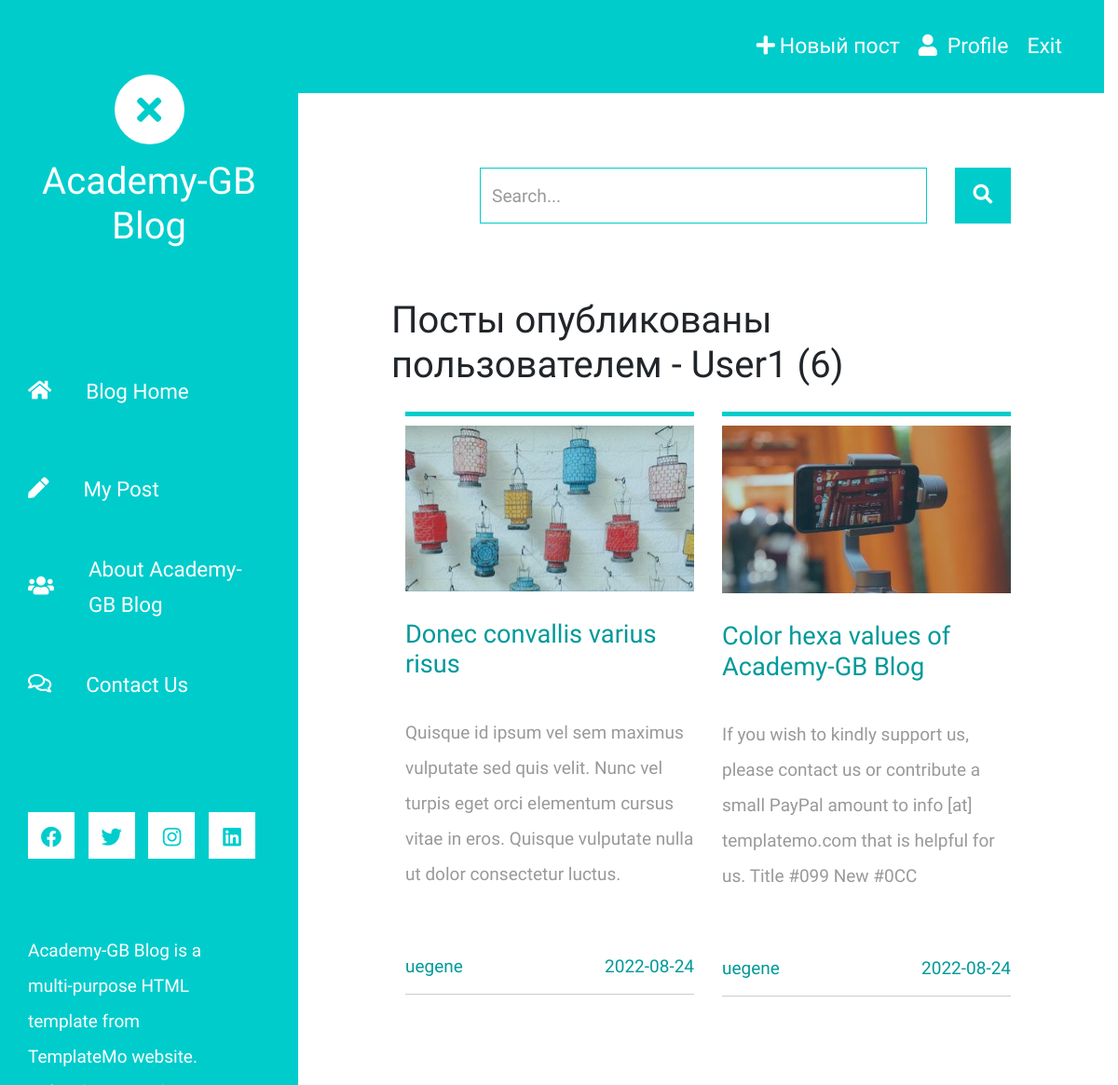
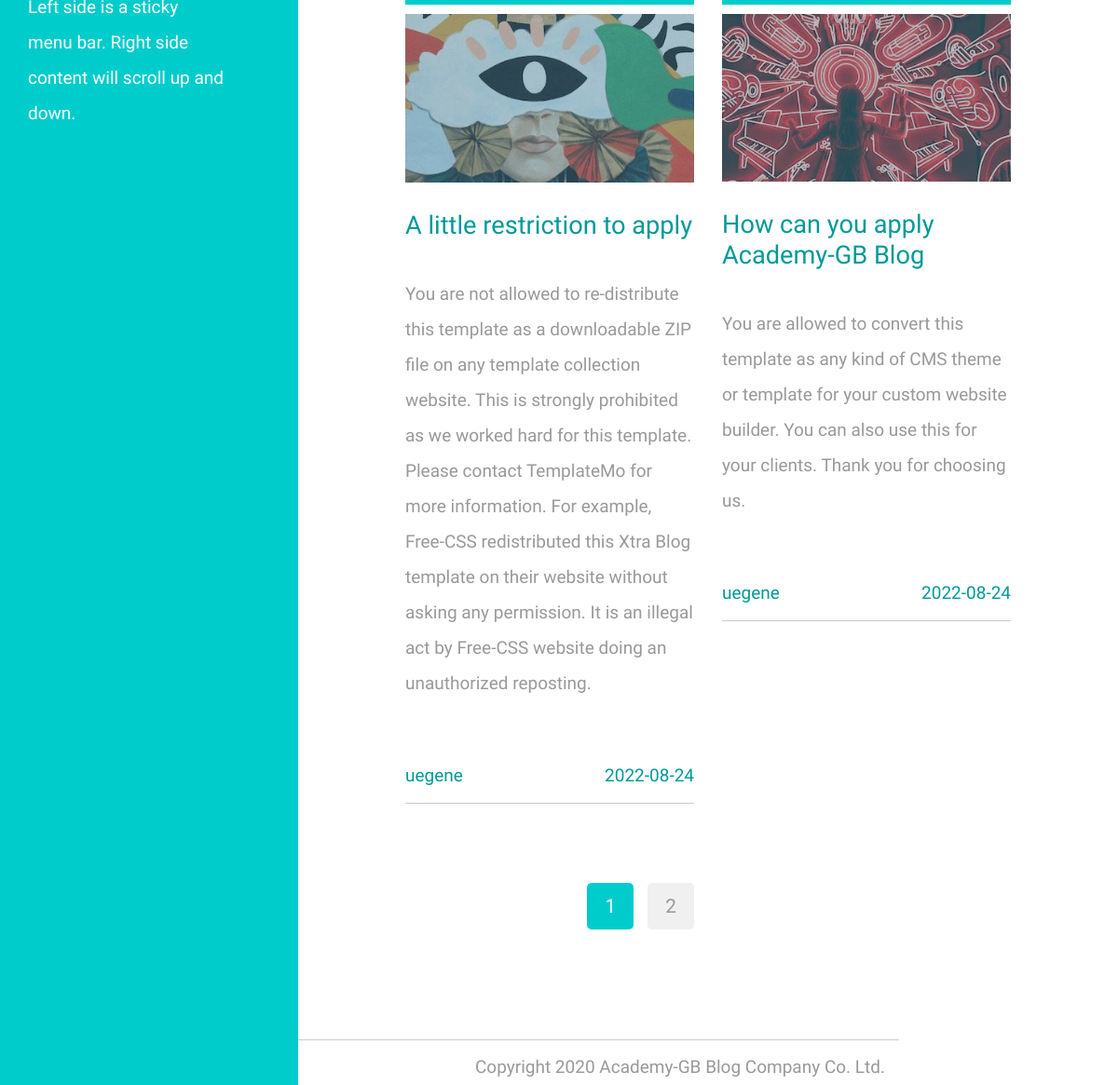
Screenshot of /posts/user/9 (signed in) with the database file from the repository (2 pictures, top to bottom).
### flask_project/models.py (models this page shows, shortened)
class User(db.Model, UserMixin):
    id = db.Column(db.Integer, primary_key=True)
    username = db.Column(db.String(20), unique=True, nullable=False)
    email = db.Column(db.String(120), unique=True, nullable=False)
    image_file = db.Column(db.String(20), nullable=False)
    password = db.Column(db.String(60), nullable=False)
    posts = db.relationship('Post', backref='author', lazy=True)

class Post(db.Model):
    id = db.Column(db.Integer, primary_key=True)
    title = db.Column(db.String(100), nullable=False)
    date_posted = db.Column(db.DateTime, nullable=False,
                         default=datetime.utcnow)
    content = db.Column(db.Text, nullable=False)
    user_id= db.Column(db.Integer, db.ForeignKey('user.id'),
                     nullable=False)
    image_file = db.Column(db.String(20), nullable=False)

### flask_project/posts/routes.py (the view)
@posts.route('/posts/user/<int:user_id>')
@login_required
def user_posts(user_id):
    page = request.args.get('page', 1, type=int)
    posts = Post.query.filter(Post.user_id == user_id). \
        order_by(Post.date_posted.desc()).paginate(page=page, per_page=4)
    return render_template('user_posts.html', posts=posts, datetime=datetime)

### flask_project/models.py (called while the page is built)
@login_manager.user_loader
def load_user(user_id):
    return User.query.get(int(user_id))

### flask_project/templates/user_posts.html (shortened to what this page needs)
{% extends "base.html" %}
{% block content %}
<div>
    <div class="row tm-row">
        <div class="col-12">
            <form method="GET" class="form-inline tm-mb-80 tm-search-form">
                <input class="form-control tm-search-input" name="query"
                       type="text" placeholder="Search..."
                       aria-label="Search">
                <button class="tm-search-button" type="submit">
                    <i class="fas fa-search tm-search-icon"
                       aria-hidden="true"></i>
                </button>
            </form>
        </div>
    </div>
    <div class="row tm-row">
        <h1 class="mb-3">Посты опубликованы пользователем - {{ current_user.username }} ({{ posts.total }})</h1>
        {% for post in posts.items %}
        <article class="col-12 col-md-6 tm-post">
            <hr class="tm-hr-primary">
                <a href="{{ url_for('posts.post', post_id=post.id) }}" class="deactivate-link  effect-lily">
                    <div class="tm-post-link-inner">
                        {% if post.image_file %}
                            <img src="{{ url_for('static', filename='img/posts_image/' + post.image_file) }}"
                                 alt="Image" class="img-fluid">
                        {% else %}
                            <img src="{{ url_for('static', filename='img/posts_image/default.jpg') }}"
                                 alt="Image" class="img-fluid">
                        {% endif %}
                    </div>
                    <h2 class="tm-pt-30 tm-color-primary tm-post-title ">
                            {{ post.title }}
                    </h2>
                </a>
            <p class="tm-pt-30">
                {{ post.content }}
            </p>
            <div class="d-flex justify-content-between tm-pt-45">
                <span class="tm-color-primary">{{ post.author.username }}</span>
                <span class="tm-color-primary">
                    {{ post.date_posted.date() }}</span>
            </div>
            <hr>
        </article>
    {% endfor %}
    </div>
    <div class="row tm-row tm-mb-75">
        <div class="tm-paging-wrapper">
            <nav class="tm-paging-nav d-inline-block">
                <ul>
                    {% for page_num in posts.iter_pages(left_edge=1, right_edge=1, left_current=1, right_current=2) %}
                        {% if page_num %}
                            {% if posts.page == page_num %}
                                <li class="tm-paging-item active">
                                    <a class="mb-2 tm-btn tm-paging-link" href="{{ url_for('posts.user_posts',user_id=current_user.id, page=page_num) }}">{{ page_num }}</a>
                                </li>
                            {% else %}
                                <li class="tm-paging-item">
                                    <a class="mb-2 tm-btn tm-paging-link" href="{{ url_for('posts.user_posts', user_id=current_user.id, page=page_num) }}">{{ page_num }}</a>
                                </li>
                            {% endif %}
                        {% else %}
                            ...
                        {% endif %}
                    {% endfor %}
                </ul>
            </nav>
        </div>
    </div>
</div>
{% endblock content %}

### flask_project/static/css/style.css (style rules this page uses)
html { overflow-x: hidden; }
body { margin: 0; padding: 0; font-family: 'Source Sans Pro', sans-serif; font-size: 19px; line-height: 2em; overflow-x: hidden; }
p, span { color: #999; }
hr { border-top-color: #CCC; margin-top: 10px; margin-bottom: 10px; }
.form-control::placeholder { color: #999; }
.tm-post { max-width: 470px; }
.tm-row { max-width: 980px; justify-content: space-between; }
ul { margin: 0; padding: 0; }
.tm-search-form { display: flex; align-items: center; justify-content: flex-end; }
.form-inline .form-control.tm-search-input { display: block; height: 60px; width: 480px; margin-right: 30px; border-radius: 0; border-color: #0CC; font-size: 1.2rem; }
.tm-search-button { width: 60px; height: 60px; border: none; background-color: #0CC; transition: all 0.3s ease; }
.tm-search-icon { color: white; font-size: 1.3rem; }
.tm-post-link-inner { overflow: hidden; background: #3085a3; }
.effect-lily img { max-width: none; width: -webkit-calc(100% + 50px); width: calc(100% + 50px); opacity: 0.7; -webkit-transition: opacity 0.35s, -webkit-transform 0.35s; transition: opacity 0.35s, transform 0.35s; -webkit-transform: translate3d(-40px,0, 0); transform: translate3d(-40px,0,0); }
.tm-post { margin-bottom: 75px; }
.tm-post-title { font-size: 1.7rem; transition: all 0.3s ease; }
.tm-btn { display: inline-block; border-radius: 5px; font-size: 1.3rem; transition: all 0.3s ease; }
.tm-paging-nav ul li { list-style: none; display: inline-block; margin-right: 10px; }
.tm-paging-nav ul li:last-child { margin-right: 0; }
.tm-paging-link { background-color: #F0F0F0; color: #999; width: 50px; height: 50px; display: flex; align-items: center; justify-content: center; }
.tm-paging-item .tm-paging-link:hover, .tm-paging-item.active .tm-paging-link { background-color: #0CC; color: white; }
.tm-paging-wrapper { display: flex; justify-content: flex-end; align-items: center; }
.tm-prev-next-wrapper, .tm-paging-wrapper { flex: 0 0 50%; max-width: 50%; padding-left: 15px; padding-right: 15px; }
hr.tm-hr-primary { border-top: 5px solid #0CC; }
.form-control { height: 45px; border-color: #0CC; border-radius: 0; }
.tm-pt-30 { padding-top: 30px; }
.tm-pt-45 { padding-top: 45px; }
.tm-mb-75 { margin-bottom: 75px; }
.tm-mb-80 { margin-bottom: 80px; }
.tm-color-primary, span.tm-color-primary { color: #099; }
.deactivate-link { color: #099; }

### rows the page displays
User: username "User1"
Post: image_file (picture), title "Donec convallis varius risus", content "Quisque id ipsum vel sem maximus vulputate sed quis velit. Nunc vel turpis eget orci elementum cursus vitae in eros. Quisque vulputate nulla ut dolor consectetur luctus.", author.username "uegene", date_posted "2022-08-24"
Post: image_file (picture), title "Color hexa values of Academy-GB Blog", content "If you wish to kindly support us, please contact us or contribute a small PayPal amount to info [at] templatemo.com that is helpful for us. Title #099 New #0CC", author.username "uegene", date_posted "2022-08-24"
Post: image_file (picture), title "A little restriction to apply", content "You are not allowed to re-distribute this template as a downloadable ZIP file on any template collection website. This is strongly prohibited as we worked hard for this template. Please contact TemplateMo for more information. For example, Free-CSS redistributed this Xtra Blog template on their website without asking any permission. It is an illegal act by Free-CSS website doing an unauthorized reposting.", author.username "uegene", date_posted "2022-08-24"
Post: image_file (picture), title "How can you apply Academy-GB Blog", content "You are allowed to convert this template as any kind of CMS theme or template for your custom website builder. You can also use this for your clients. Thank you for choosing us.", author.username "uegene", date_posted "2022-08-24"

### other values shown
{{ posts.total }} "6"
{{ page_num }} "1"
{{ page_num }} "2"
